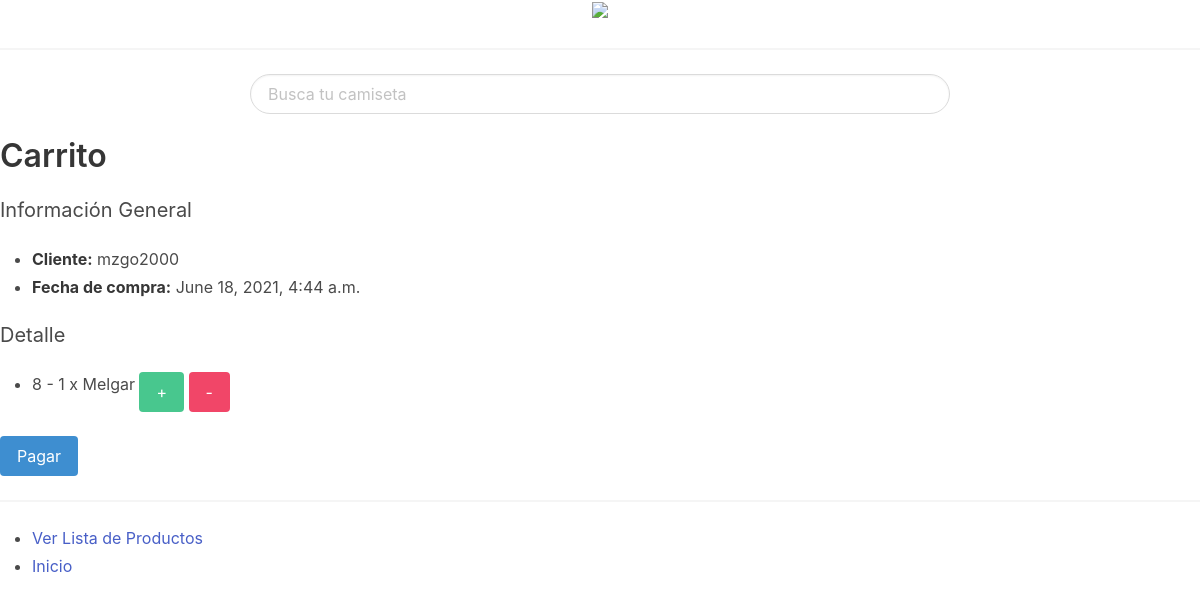
Page /carrito/ (signed in) on the earlier database version.
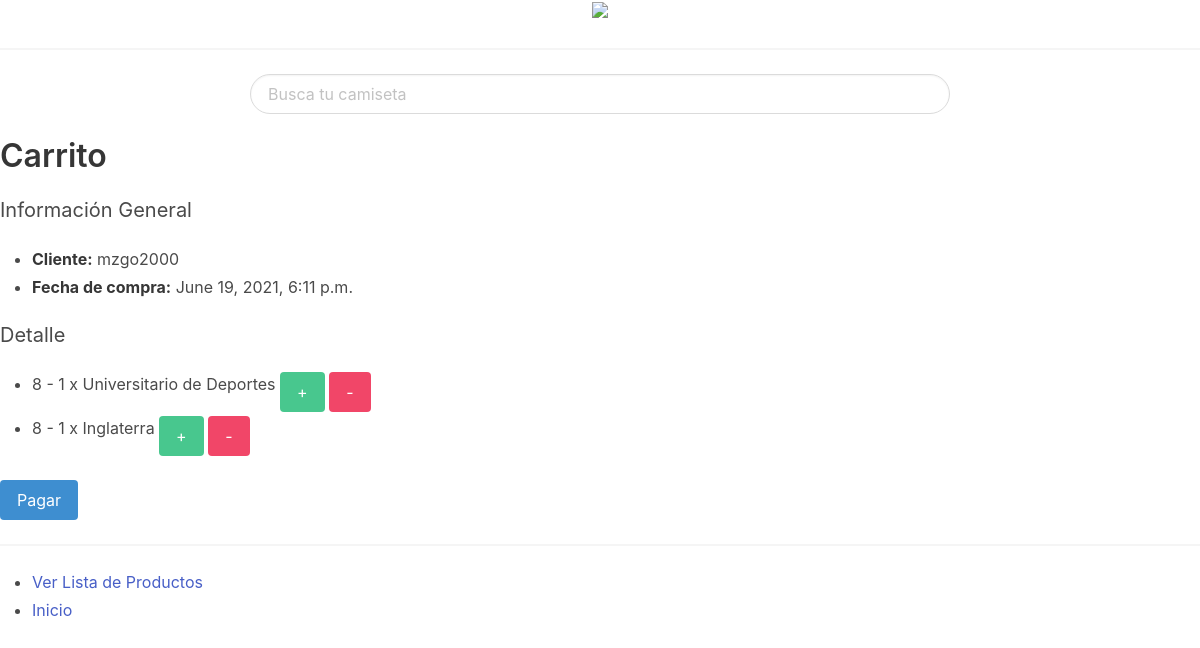
Same page on the later database version.
### main/models.py (models this page shows, shortened)
class Pedido(models.Model):
    cliente = models.ForeignKey('Cliente', on_delete=models.CASCADE, null=True)
    repartidor = models.ForeignKey('Colaborador', on_delete=models.SET_NULL, null=True)
    ubicacion = models.ForeignKey('Localizacion', on_delete=models.SET_NULL, null=True)
    fecha_creacion = models.DateTimeField(auto_now=True)
    fecha_entrega = models.DateTimeField(blank=True, null=True)
    estado = models.CharField(max_length=3)
    direccion_entrega = models.CharField(max_length=100, blank=True, null=True)
    tarifa = models.FloatField(blank=True, null=True)

class DetallePedido(models.Model):
    producto = models.ForeignKey('Producto', on_delete=models.CASCADE)
    pedido = models.ForeignKey('Pedido', on_delete=models.CASCADE, null=True)
    cantidad = models.IntegerField(blank=True, null=True)
    def __str__(self):
        return f'{self.pedido.id} - {self.cantidad} x {self.producto.nombre}'

class Producto(models.Model):
    categoria = models.ForeignKey('Categoria', on_delete=models.SET_NULL, null=True)
    proveedor = models.ForeignKey('Proveedor', on_delete=models.SET_NULL, null=True)
    nombre = models.CharField(max_length=40)
    descripcion = models.TextField()
    precio = models.FloatField()
    estado = models.CharField(max_length=3)
    descuento = models.FloatField(default=0)

class Cliente(models.Model):
    user_profile = models.OneToOneField(Profile, on_delete=models.CASCADE)
    preferencias = models.ManyToManyField(to='Categoria')

class Profile(models.Model):
    user = models.OneToOneField(User, on_delete=models.CASCADE)
    documento_identidad = models.CharField(max_length=8)
    fecha_nacimiento = models.DateField()
    estado = models.CharField(max_length=3)
    MASCULINO = 'MA'
    FEMENINO = 'FE'
    NO_BINARIO = 'NB'
    GENERO_CHOICES = [
        (MASCULINO, 'Masculino'),
        (FEMENINO, 'Femenino'),
        (NO_BINARIO, 'No Binario')
    ]
    genero = models.CharField(max_length=2, choices=GENERO_CHOICES)

### main/views.py (the view)
# urls.py: path('carrito/', views.PedidoDetailView.as_view(), name='pedido-detail'),
class PedidoDetailView(DetailView):
    model = Pedido
    def get_object(self):
        user_profile = Profile.objects.get(user=self.request.user)
        cliente = Cliente.objects.get(user_profile=user_profile)
        pedido  = Pedido.objects.get(cliente=cliente, estado='EP')
        return pedido
    def get_context_data(self, **kwargs):
        context = super().get_context_data(**kwargs)
        context['detalles'] = context['object'].detallepedido_set.all()
        return context

### main/templates/main/pedido_detail.html
{% extends "base.html" %}
{% block content %}
<h3 class="title"> Carrito </h3>
    <div class="block">
        <h5 class="subtitle"> Información General </h5>
        <div class="content">
            <ul>
              <li> <strong>Cliente:</strong> {{ object.cliente.user_profile.user.get_username }}</li>
              <li> <strong>Fecha de compra:</strong> {{ object.fecha_creacion }}</li>
            </ul>
        </div>
    </div>
    <div class="block">
        <h5 class="subtitle"> Detalle </h5>
        <div class="content">
            <ul>
              {% for detalle in detalles %}
                <li>
                  {{ detalle }}
                  <a href="{% url 'add-to-cart' product_pk=detalle.producto.pk %}" class="button is-success">
                    +
                  </a>
                  <a href="{% url 'remove-from-cart' product_pk=detalle.producto.pk %}" class="button is-danger">
                    -
                  </a>
                </li>
              {% endfor %}
            </ul>
        </div>
    </div>
    <a href="{% url 'pedido-update' pk=object.pk %}" class='button is-info'>
      Pagar
    </a>
    <hr>
    <div class="content">
        <ul>
          <li><a href="{% url 'producto-list' %}">Ver Lista de Productos</a></li>
          <li><a href="{% url 'home' %}">Inicio</a></li>
        </ul>
    </div>
{% endblock %}

Differences in the rows shown:
removed DetallePedido: pedido+cantidad+producto "8 - 1 x Melgar"
changed Pedido "mzgo2000": fecha_creacion "June 18, 2021, 4:44 a.m." → "June 19, 2021, 6:11 p.m."
added DetallePedido: pedido+cantidad+producto "8 - 1 x Universitario de Deportes"
added DetallePedido: pedido+cantidad+producto "8 - 1 x Inglaterra"
